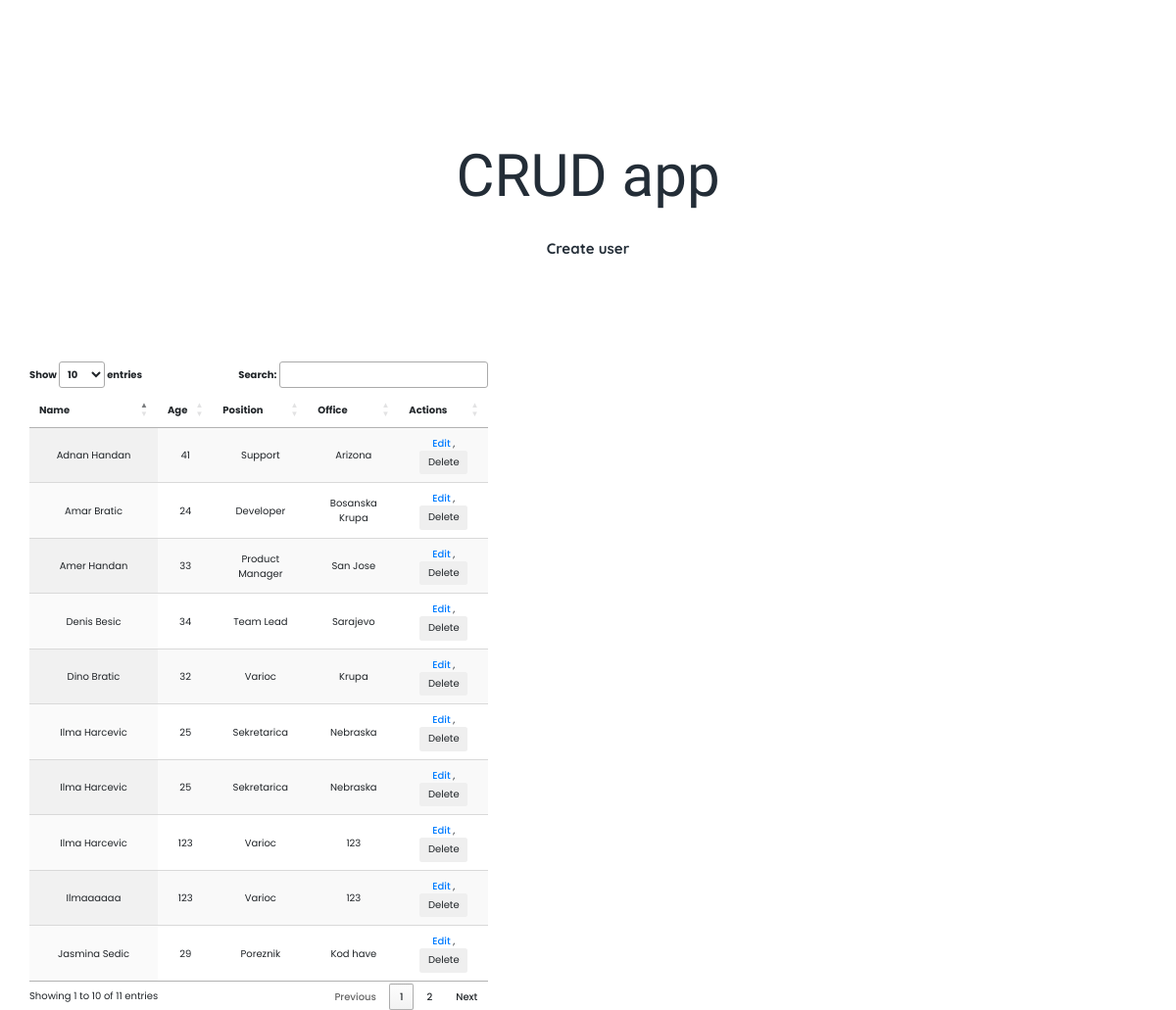
Page /test/ on the committed database.
### data_and_forms/models.py (models this page shows, shortened)
class User(models.Model):
    Name = models.CharField(max_length = 50, validators=[MaxLengthValidator(50), MinLengthValidator(8)])
    Position = models.CharField(max_length = 50)
    Office = models.CharField(max_length = 50)
    Age = models.IntegerField(validators=[MinValueValidator(13)])

### data_and_forms/views.py (the view)
# urls.py: path('', views.Index.as_view(), name='index'),
class Index(generic.ListView):
    template_name = 'users.html'
    def get_queryset(self):
        return User.objects.all()

### data_and_forms/templates/users.html (shortened to what this page needs)
{% extends "base.html" %}
{% block body%}
<div class = "container-field">
    <div class="container">
        <div class="row">
            {% csrf_token %}
            <table id="myTable" class="display text-center">
                <thead>
                    <tr>
                        <th>Name</th>
                        <th>Age</th>
                        <th>Position</th>
                        <th>Office</th>
                        <th>Actions</th>
                    </tr>
                </thead>
                <tbody>
                    {% for user in object_list %}
                    <tr id="user-{{user.id}}">
                        <td>{{ user.Name }}</td>
                        <td>{{ user.Age }} </td>
                        <td>{{ user.Position }}</td>
                        <td>{{ user.Office }} </td>
                        <td>
                        <a href="{% url 'crud:edit' user.id%}" class="text-center">  Edit  </a>
                        ,
                        <button type="button" class="btn btn-delete" data-toggle="modal" data-target="#user-{{user.id}}">
                            Delete
                        </button>
                    </tr>
                    {% endfor %}
                </tbody>
            </table>
        </div>
    </div>
</div>
{% endblock %}
{% block script %}
    {% load static %}
{% endblock %}

### data_and_forms/templates/base.html (shortened to what this page needs)
<!DOCTYPE html>
<html lang="en">
<head>
    {% load static %}
    <link rel="stylesheet" href="https://maxcdn.bootstrapcdn.com/bootstrap/3.3.7/css/bootstrap.min.css">
    <link rel="stylesheet" href="https://cdn.datatables.net/1.11.5/css/jquery.dataTables.min.css">
    <link href="{% static 'style.css' %}" rel="stylesheet">
    <link href="{% static 'css/responsive/responsive.css' %}" rel="stylesheet">
</head>
<body>
    <header class="header_area">
        <div class="container">
            <div class="row">
                <div class="col-12 section_padding_100 ">
                    <div class="logo_area text-center">
                        <a href="#" class="yummy-logo"> {% block title %}CRUD app{% endblock title %}</a>
                    </div>
                    <div class="text-center">
                        <a href="{% url 'crud:add' %}" class="text-center"> <h4> Create user </h4> </a>
                    </div>
                </div>
            </div>
    </header>
    {% block body %}
    {% endblock body %}
</body>

### static/style.css (style rules this page uses)
* { margin: 0; padding: 0; }
body { font-family: 'Poppins', sans-serif; position: relative; z-index: auto; }
h1, h2, h3, h4, h5, h6 { font-family: 'Quicksand', sans-serif; font-weight: 700; color: #232d37; line-height: 1.25; }
.section_padding_100 { padding-top: 100px; padding-bottom: 100px; }
a, a:hover, a:focus, a:active { text-decoration: none; -webkit-transition-duration: 500ms; transition-duration: 500ms; font-weight: 500; outline: none; }
.logo_area .yummy-logo { font-family: 'Shadows Into Light Two', cursive; font-size: 60px; margin-bottom: 0; padding: 35px 0 20px 0; display: inline-block; color: #232d37; }

### rows in the picture
User: Name "Amar Bratic", Age "24", Position "Developer", Office "Bosanska Krupa"
User: Name "Denis Besic", Age "34", Position "Team Lead", Office "Sarajevo"
User: Name "Dino Bratic", Age "32", Position "Varioc", Office "Krupa"
User: Name "Ilma Harcevic", Age "25", Position "Sekretarica", Office "Nebraska"
User: Name "Ilma Harcevic", Age "25", Position "Sekretarica", Office "Nebraska"
User: Name "Adnan Handan", Age "41", Position "Support", Office "Arizona"
User: Name "Ilma Harcevic", Age "123", Position "Varioc", Office "123"
User: Name "Ilmaaaaaa", Age "123", Position "Varioc", Office "123"
User: Name "Jasmina Sedic", Age "29", Position "Poreznik", Office "Kod have"
User: Name "Amer Handan", Age "33", Position "Product Manager", Office "San Jose"
